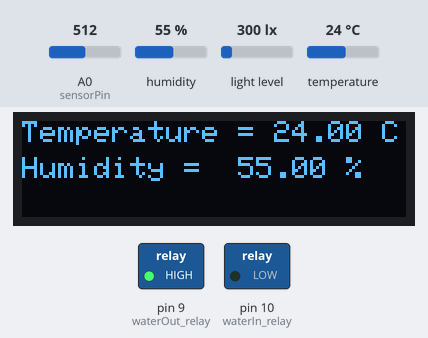
Simulated run of this sketch. Board: Arduino Uno, built with avr-gcc and run on an emulated ATmega328P. Parts: 128×32 one-colour display, switched loads named in the sketch (green lamp = pin HIGH). The inputs (shaded band) are chosen by the test bench; at power-on: humidity 55 %, A0 (sensorPin) = 512, light level 300 lx, temperature 24 °C. What the sketch prints to the serial monitor is not drawn.

Above: at 9.9 s.
10.0 s: humidity set to 22 %
At 23.8 s:
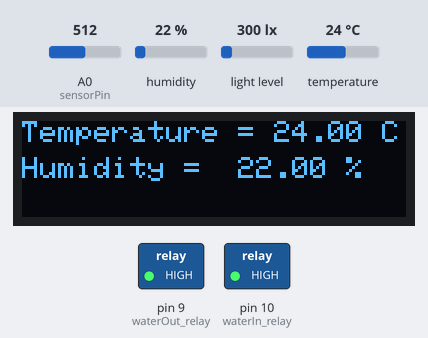
24.0 s: A0 (sensorPin) set to 716
At 27.0 s:
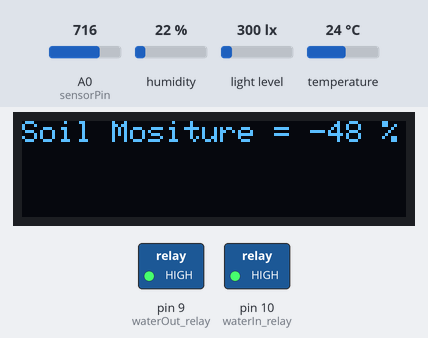
30.8 s: light level set to 40 lx
At 40.9 s:
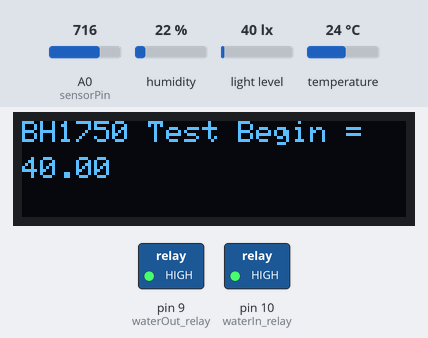
44.8 s: temperature set to 12 °C
At 50.9 s:
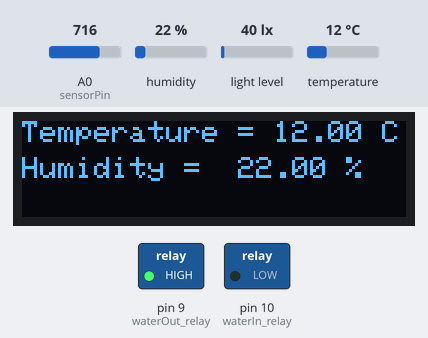
51.6 s: light level set to 500 lx
At 61.5 s:
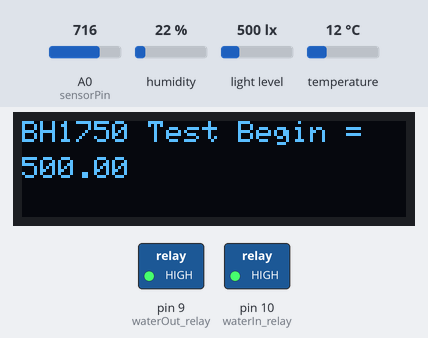
65.0 s: A0 (sensorPin) set to 992
At 67.1 s:
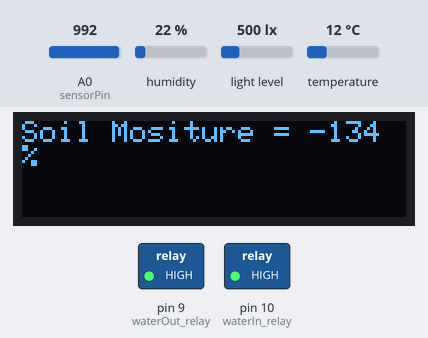
Timing chart, 0 to 71.1 s (numbered marks = the images above; inputs shaded):
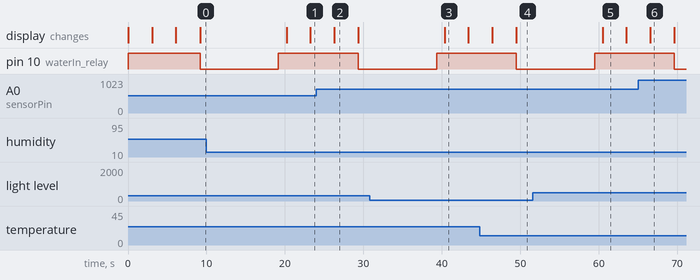

Measured:
- after the input at 10.0 s, the display: first differs from a run without the input after 13.2 s (image 1)
- after the input at 24.0 s, the display: changes after 2.3 s (image 2)
- after the input at 30.8 s, the display: changes after 9.6 s (image 3)
- after the input at 44.8 s, the display: first differs from a run without the input after 4.7 s (image 4)
- after the input at 51.6 s, the display: changes after 8.9 s (image 5)
- after the input at 65.0 s, the display: changes after 1.6 s (image 6)
- what the display in image 2 shows lasts 3.0 s, from 26.3 s to 29.3 s

The sketch:

Arduino_Nano_Based_Code_Final.ino
```cpp
#include <SPI.h>
#include <Wire.h>
#include <BH1750.h>   // light intensity Sensor header file
BH1750 lightMeter;

#include <dht.h>        // Include library
int outPin=3;        // Defines pin number to which the sensor is connected
dht DHT;               // Creates a DHT object

#define sensorPin A0  // for capacitive soil moisture sensor

#include <Adafruit_GFX.h>
#include <Adafruit_SSD1306.h>
#define SCREEN_WIDTH 128 // OLED display width, in pixels
#define SCREEN_HEIGHT 32 // OLED display height, in pixels

// Declaration for an SSD1306 display connected to I2C (SDA, SCL pins)
// The pins for I2C are defined by the Wire-library.
// On an arduino UNO:       A4(SDA), A5(SCL)
// On an arduino MEGA 2560: 20(SDA), 21(SCL)
// On an arduino LEONARDO:   2(SDA),  3(SCL), ...
#define OLED_RESET     -1 // Reset pin # (or -1 if sharing Arduino reset pin)
#define SCREEN_ADDRESS 0x3C ///< See datasheet for Address; 0x3D for 128x64, 0x3C for 128x32
Adafruit_SSD1306 display(SCREEN_WIDTH, SCREEN_HEIGHT, &Wire, OLED_RESET);

int t1=3000;
int t2=3000;
int t3=3000;

const int dry=560; // value for dry sensor
const int wet=239; // value for wet sensor

int waterIn_relay=10;
int waterOut_relay=9;

void setup() {
  Serial.begin(9600);
  Wire.begin();
  lightMeter.begin();
  // SSD1306_SWITCHCAPVCC = generate display voltage from 3.3V internally
  if(!display.begin(SSD1306_SWITCHCAPVCC, SCREEN_ADDRESS)) {
    Serial.println(F("SSD1306 allocation failed"));
    for(;;); // Don't proceed, loop forever
  }
    display.clearDisplay();
    pinMode(waterIn_relay,OUTPUT);
    pinMode(waterOut_relay,OUTPUT);
    digitalWrite(waterIn_relay,HIGH);
    digitalWrite(waterOut_relay,HIGH);
}

void loop()
{
  lux();
  delay(t1);
  temp();
  delay(t2);
  soil_mositure();
  delay(t3);


  int a=soil_mositure()-10;
  int b=temp();
  if(a<=50)
  {
    waterIn_relay_On();
    delay(10000);
    waterIn_relay_off();
    delay(1);
  }

  if(a<=50 && b>=30)
  {
    waterIn_relay_On();
    delay(10000);
    waterIn_relay_off();
    delay(1);
  }

  if(a>100)
  {
    delay(10000);
    waterOut_relay_On();
    delay(5000);
    waterOut_relay_off();
    delay(1);
  }
  delay(1000);
}

void lux()
{
   float lux = lightMeter.readLightLevel();
   display.setTextSize(0.2);
   display.setTextColor(WHITE);
   display.setCursor(0,0);
   display.print("BH1750 Test Begin =  ");
   display.setCursor(0,12);
   display.print(lux);
   delay(10);
   display.display();
   display.clearDisplay();
}

int temp()
{
  int readData = DHT.read22(outPin);
  float t = DHT.temperature;        // Read temperature
  float h = DHT.humidity;           // Read humidity
   display.setTextSize(0.2);
   display.setTextColor(WHITE);
   display.setCursor(0,0);
   display.print("Temperature = ");
   display.print(t);
   display.print(" C");
   display.setCursor(0,12);
   display.print("Humidity =  ");
   display.print(h);
   display.print(" %");
   delay(10);
   display.display();
   display.clearDisplay();
   return t;
}

int soil_mositure()
{
  int value = analogRead(sensorPin);
  Serial.print(value);
  int per=map(value,wet,dry, 100, 0);
   display.setTextSize(0.2);
   display.setTextColor(WHITE);
   display.setCursor(0,0);
   display.print("Soil Mositure = ");
   display.print(per);
   display.print(" %");
   delay(10);
   display.display();
   display.clearDisplay();
   return per;
}

void waterIn_relay_On()
{
  digitalWrite(waterIn_relay,LOW);
}

void waterIn_relay_off()
{
  digitalWrite(waterIn_relay,HIGH);
}

void waterOut_relay_On()
{
  digitalWrite(waterOut_relay,LOW);
}

void waterOut_relay_off()
{
  digitalWrite(waterOut_relay,HIGH);
}
```
